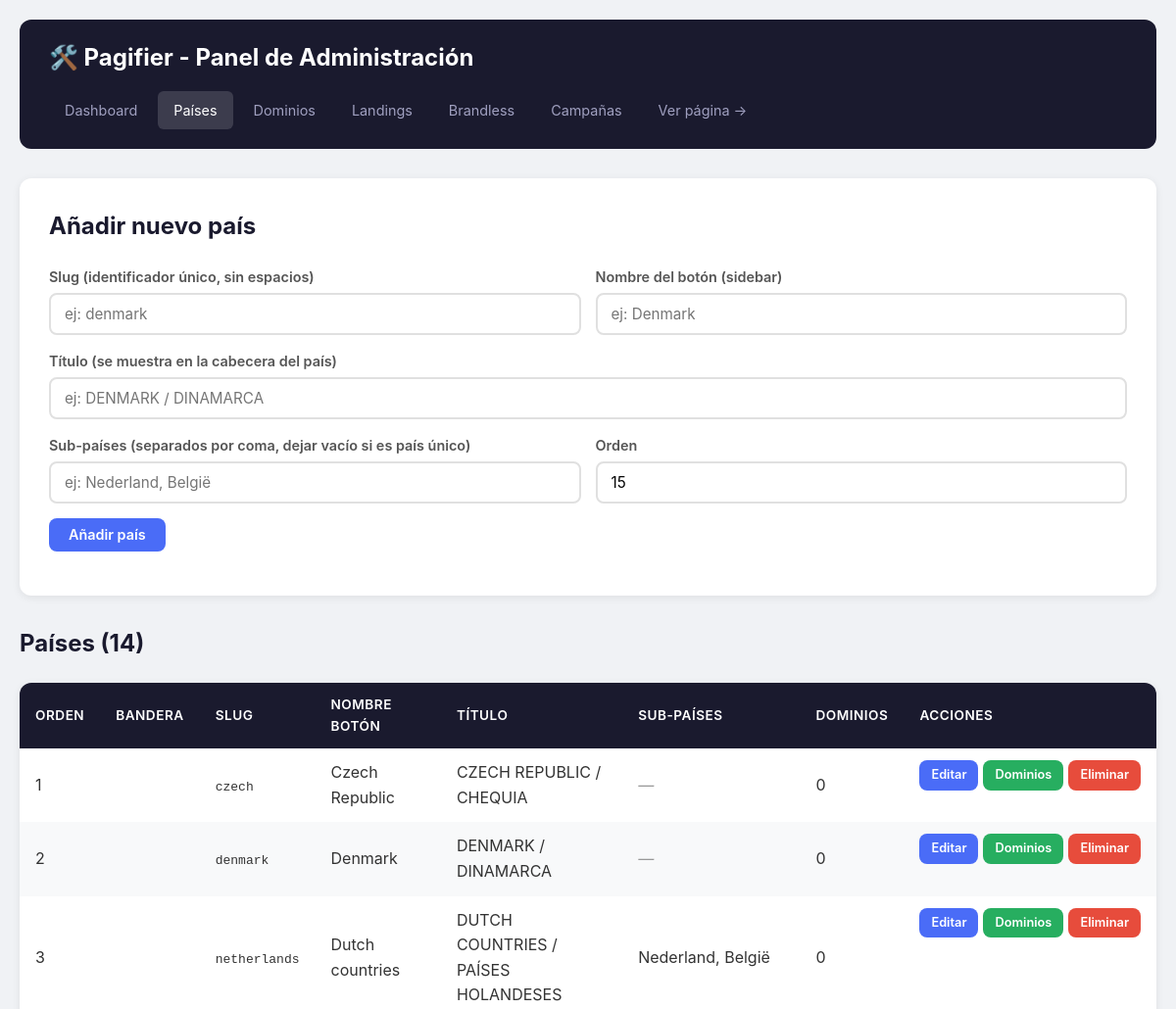
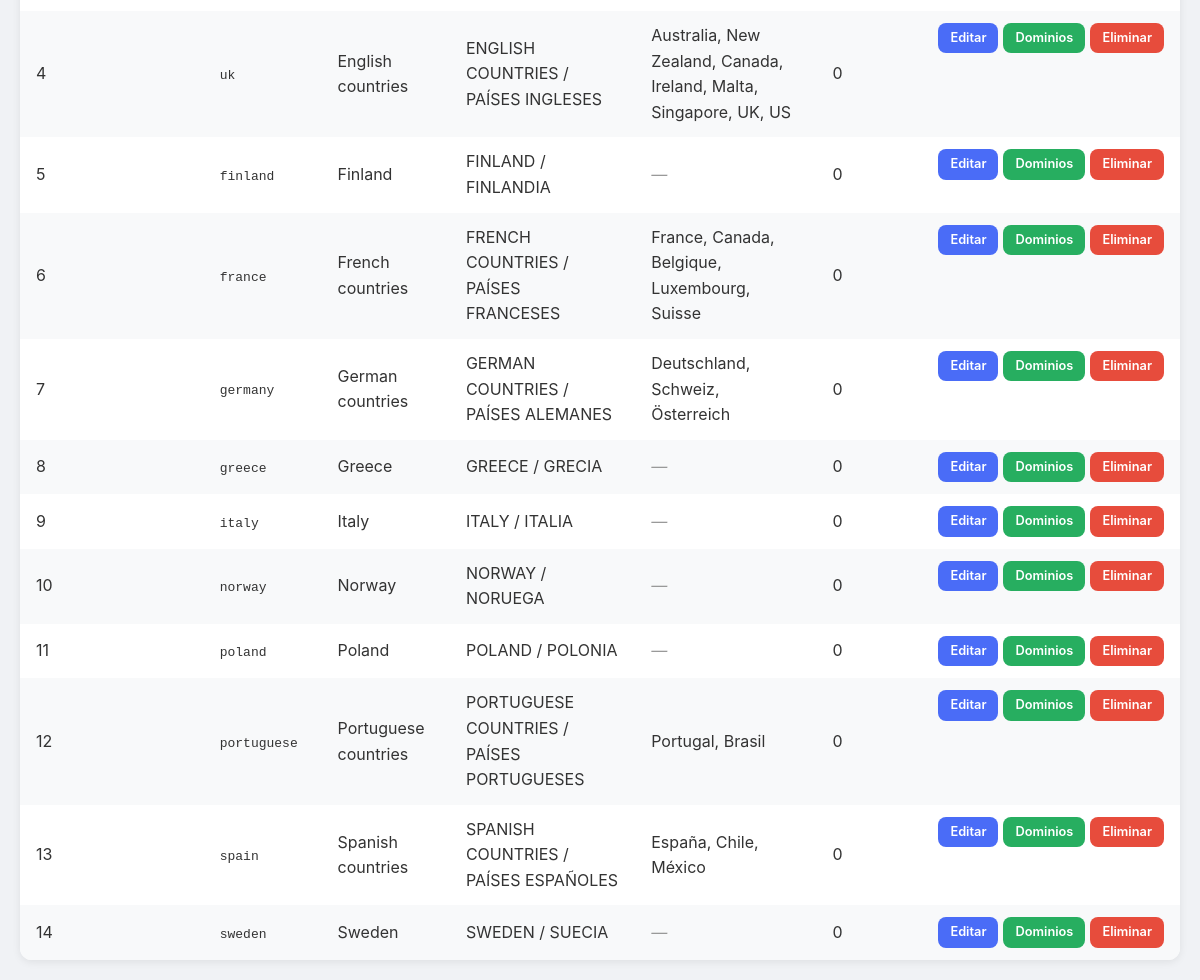
/admin/countries.php, run on the app's committed database (2 pictures, top to bottom).
### tables this page shows
CREATE TABLE `countries` (
  `id` int(11) NOT NULL AUTO_INCREMENT,
  `slug` varchar(50) NOT NULL,
  `button_name` varchar(100) NOT NULL,
  `title` varchar(200) NOT NULL,
  `flag_image` varchar(100) NOT NULL DEFAULT '',
  `sub_countries` varchar(300) NOT NULL DEFAULT '',
  `sort_order` int(11) NOT NULL DEFAULT 0,
  PRIMARY KEY (`id`),
  UNIQUE KEY `slug` (`slug`)
);

### admin/countries.php (the view, shortened to what this page needs)
<?php
require_once 'db.php';
$editing = null;
$countries = $pdo->query("
    SELECT c.*, COUNT(d.id) as domain_count
    FROM countries c
    LEFT JOIN domains d ON d.country_id = c.id
    GROUP BY c.id
    ORDER BY c.sort_order
")->fetchAll();
$nextOrder = $pdo->query("SELECT COALESCE(MAX(sort_order), 0) + 1 FROM countries")->fetchColumn();
?>
<!DOCTYPE html>
<html lang="es">
<head>
    <link rel="stylesheet" href="style.css">
</head>
<body>
    <div class="admin-container">
        <header>
            <h1>🛠️ Pagifier - Panel de Administración</h1>
            <nav>
                <a href="index.php">Dashboard</a>
                <a href="countries.php" class="active">Países</a>
                <a href="domains.php">Dominios</a>
                <a href="landings.php">Landings</a>
                <a href="brandless_landings.php">Brandless</a>
                <a href="campaign_types.php">Campañas</a>
                <a href="../index.php" target="_blank">Ver página →</a>
            </nav>
        </header>
        <main>
            <div class="form-card">
                <h2><?= $editing ? 'Editar país' : 'Añadir nuevo país' ?></h2>
                <form method="POST">
                    <div class="form-row">
                        <div class="form-group">
                            <label>Slug (identificador único, sin espacios)</label>
                            <input type="text" name="slug" required placeholder="ej: denmark"
                                   value="<?= htmlspecialchars($editing['slug'] ?? '') ?>">
                        </div>
                        <div class="form-group">
                            <label>Nombre del botón (sidebar)</label>
                            <input type="text" name="button_name" required placeholder="ej: Denmark"
                                   value="<?= htmlspecialchars($editing['button_name'] ?? '') ?>">
                        </div>
                    </div>
                    <div class="form-group">
                        <label>Título (se muestra en la cabecera del país)</label>
                        <input type="text" name="title" required placeholder="ej: DENMARK / DINAMARCA"
                               value="<?= htmlspecialchars($editing['title'] ?? '') ?>">
                    </div>
                    <div class="form-row">
                        <div class="form-group">
                            <label>Sub-países (separados por coma, dejar vacío si es país único)</label>
                            <input type="text" name="sub_countries" placeholder="ej: Nederland, België"
                                   value="<?= htmlspecialchars($editing['sub_countries'] ?? '') ?>">
                        </div>
                        <div class="form-group">
                            <label>Orden</label>
                            <input type="number" name="sort_order" value="<?= $editing['sort_order'] ?? $nextOrder ?>">
                        </div>
                    </div>
                    <div class="form-group" style="display:flex; gap:10px;">
                        <button type="submit" class="btn btn-primary">
                            <?= $editing ? 'Guardar cambios' : 'Añadir país' ?>
                        </button>
                    </div>
                </form>
            </div>
            <div class="section-header">
                <h2>Países (<?= count($countries) ?>)</h2>
            </div>
            <table>
                <thead>
                    <tr>
                        <th>Orden</th>
                        <th>Bandera</th>
                        <th>Slug</th>
                        <th>Nombre botón</th>
                        <th>Título</th>
                        <th>Sub-países</th>
                        <th>Dominios</th>
                        <th>Acciones</th>
                    </tr>
                </thead>
                <tbody>
                    <?php foreach ($countries as $c):
                    ?>
                    <tr>
                        <td><?= $c['sort_order'] ?></td>
                        <td>
                        </td>
                        <td><code><?= htmlspecialchars($c['slug']) ?></code></td>
                        <td><?= htmlspecialchars($c['button_name']) ?></td>
                        <td><?= htmlspecialchars($c['title']) ?></td>
                        <td><?= htmlspecialchars($c['sub_countries']) ?: '<em style="color:#999">—</em>' ?></td>
                        <td><?= $c['domain_count'] ?></td>
                        <td class="actions">
                            <a href="?edit=<?= $c['id'] ?>" class="btn btn-primary btn-sm">Editar</a>
                            <a href="domains.php?country=<?= $c['slug'] ?>" class="btn btn-success btn-sm">Dominios</a>
                            <a href="?delete=<?= $c['id'] ?>" class="btn btn-danger btn-sm"
                               onclick="return confirm('¿Eliminar <?= htmlspecialchars($c['button_name']) ?>?')">Eliminar</a>
                        </td>
                    </tr>
                    <?php endforeach; ?>
                </tbody>
            </table>
        </main>
    </div>
</body>
</html>

### admin/style.css (style rules this page uses)
* { margin: 0; padding: 0; box-sizing: border-box; }
body { font-family: 'Inter', -apple-system, BlinkMacSystemFont, sans-serif; background: #f0f2f5; color: #333; line-height: 1.6; }
.admin-container { max-width: 1200px; margin: 0 auto; padding: 20px; }
header { background: #1a1a2e; color: white; padding: 20px 30px; border-radius: 12px; margin-bottom: 30px; }
header h1 { font-size: 1.5rem; margin-bottom: 15px; }
nav { display: flex; gap: 5px; flex-wrap: wrap; }
nav a { color: #a0a0c0; text-decoration: none; padding: 8px 16px; border-radius: 6px; font-size: 0.9rem; transition: all 0.2s; }
nav a:hover, nav a.active { background: rgba(255,255,255,0.15); color: white; }
table { width: 100%; background: white; border-radius: 12px; overflow: hidden; box-shadow: 0 2px 8px rgba(0,0,0,0.08); border-collapse: collapse; }
thead { background: #1a1a2e; color: white; }
th, td { padding: 12px 16px; text-align: left; }
th { font-weight: 600; font-size: 0.85rem; text-transform: uppercase; letter-spacing: 0.5px; }
tbody tr:nth-child(even) { background: #f8f9fa; }
td a { color: #4a6cf7; text-decoration: none; }
.form-card { background: white; border-radius: 12px; padding: 30px; box-shadow: 0 2px 8px rgba(0,0,0,0.08); margin-bottom: 30px; }
.form-card h2 { margin-bottom: 20px; color: #1a1a2e; }
.form-group { margin-bottom: 15px; }
.form-group label { display: block; margin-bottom: 5px; font-weight: 600; font-size: 0.9rem; color: #555; }
.form-group input, .form-group select, .form-group textarea { width: 100%; padding: 10px 14px; border: 2px solid #e0e0e0; border-radius: 8px; font-size: 0.95rem; font-family: inherit; transition: border-color 0.2s; }
.form-row { display: grid; grid-template-columns: 1fr 1fr; grid-column-gap: 15px; }
.btn { display: inline-flex; align-items: center; justify-content: center; padding: 10px 20px; border: none; border-radius: 8px; font-size: 0.9rem; font-weight: 600; font-family: inherit; line-height: 1; cursor: pointer; text-decoration: none; transition: all 0.2s; box-sizing: border-box; }
.btn-primary { background: #4a6cf7; color: white; }
.btn-success { background: #27ae60; color: white; }
.btn-danger { background: #e74c3c; color: white; }
.btn-sm { padding: 5px 12px; font-size: 0.8rem; line-height: inherit; }
.actions { display: flex; gap: 5px; }
.section-header { display: flex; justify-content: space-between; align-items: center; margin-bottom: 20px; }
.section-header h2 { color: #1a1a2e; }

### data on the page
countries: sort_order "1", slug "czech", button_name "Czech Republic", title "CZECH REPUBLIC / CHEQUIA", sub_countries "—", domain_count "0"
countries: sort_order "2", slug "denmark", button_name "Denmark", title "DENMARK / DINAMARCA", sub_countries "—", domain_count "0"
countries: sort_order "3", slug "netherlands", button_name "Dutch countries", title "DUTCH COUNTRIES / PAÍSES HOLANDESES", sub_countries "Nederland, België", domain_count "0"
countries: sort_order "4", slug "uk", button_name "English countries", title "ENGLISH COUNTRIES / PAÍSES INGLESES", sub_countries "Australia, New Zealand, Canada, Ireland, Malta, Singapore, UK, US", domain_count "0"
countries: sort_order "5", slug "finland", button_name "Finland", title "FINLAND / FINLANDIA", sub_countries "—", domain_count "0"
countries: sort_order "6", slug "france", button_name "French countries", title "FRENCH COUNTRIES / PAÍSES FRANCESES", sub_countries "France, Canada, Belgique, Luxembourg, Suisse", domain_count "0"
countries: sort_order "7", slug "germany", button_name "German countries", title "GERMAN COUNTRIES / PAÍSES ALEMANES", sub_countries "Deutschland, Schweiz, Österreich", domain_count "0"
countries: sort_order "8", slug "greece", button_name "Greece", title "GREECE / GRECIA", sub_countries "—", domain_count "0"
countries: sort_order "9", slug "italy", button_name "Italy", title "ITALY / ITALIA", sub_countries "—", domain_count "0"
countries: sort_order "10", slug "norway", button_name "Norway", title "NORWAY / NORUEGA", sub_countries "—", domain_count "0"
countries: sort_order "11", slug "poland", button_name "Poland", title "POLAND / POLONIA", sub_countries "—", domain_count "0"
countries: sort_order "12", slug "portuguese", button_name "Portuguese countries", title "PORTUGUESE COUNTRIES / PAÍSES PORTUGUESES", sub_countries "Portugal, Brasil", domain_count "0"
countries: sort_order "13", slug "spain", button_name "Spanish countries", title "SPANISH COUNTRIES / PAÍSES ESPAÑOLES", sub_countries "España, Chile, México", domain_count "0"
countries: sort_order "14", slug "sweden", button_name "Sweden", title "SWEDEN / SUECIA", sub_countries "—", domain_count "0"

### other printed values
count($countries) "14"
